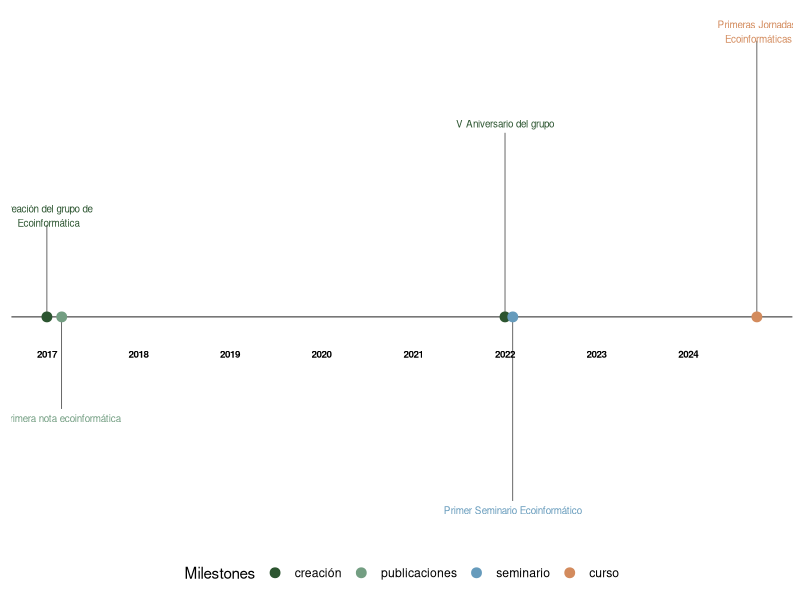
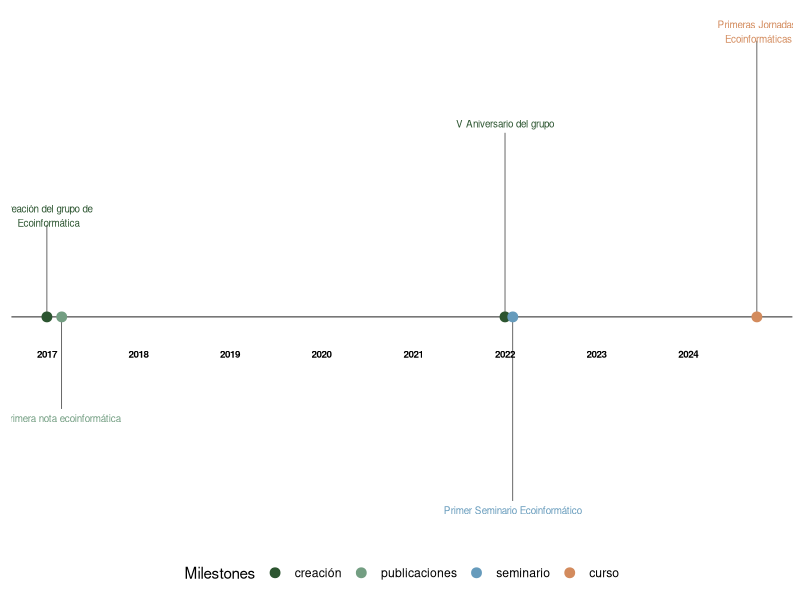

These charts were generated, in order, by the following R code:
####codigo linea de hitos####
library(ggplot2)
library(scales)
library(lubridate)
library(readxl)

df <- read_xlsx("input_hitos.xlsx")

df$date <- with(df, ymd(sprintf('%04d%02d%02d', year, month, 1)))
df <- df[with(df, order(date)), ]
head(df)

type_levels <- unique(df$type)
type_colors <- c("#2C5530", "#739E82", "#669BBC", "#D38B5D")
#99621E en caso de que tengamos otra categoria usamos este color :)

df$type <- factor(df$type, levels=type_levels, ordered=TRUE)


positions <- c(0.5, -0.5, 1.0, -1.0, 1.5, -1.5)
directions <- c(1, -1)

line_pos <- data.frame(
  "date"=unique(df$date),
  "position"=rep(positions, length.out=length(unique(df$date))),
  "direction"=rep(directions, length.out=length(unique(df$date)))
)

df <- merge(x=df, y=line_pos, by="date", all = TRUE)
df <- df[with(df, order(date, type)), ]

head(df)


text_offset <- 0.05

df$month_count <- ave(df$date==df$date, df$date, FUN=cumsum)
df$text_position <- (df$month_count * text_offset * df$direction) + df$position
head(df)


month_buffer <- 2

month_date_range <- seq(min(df$date) - months(month_buffer), max(df$date) + months(month_buffer), by='month')
month_format <- format(month_date_range, '%b')
month_df <- data.frame(month_date_range, month_format)


year_date_range <- seq(min(df$date) - months(month_buffer), max(df$date) + months(month_buffer), by='year')
year_date_range <- as.Date(
  intersect(
    ceiling_date(year_date_range, unit="year"),
    floor_date(year_date_range, unit="year")
  ),  origin = "1970-01-01"
)
year_format <- format(year_date_range, '%Y')
year_df <- data.frame(year_date_range, year_format)


#### PLOT ####

timeline_plot<-ggplot(df,aes(x=date,y=0, col=type))
timeline_plot<-timeline_plot+labs(col="Milestones")
timeline_plot<-timeline_plot+scale_color_manual(values=type_colors, labels=type_levels, drop = FALSE)
timeline_plot<-timeline_plot+theme_classic()

# Plot horizontal black line for timeline
timeline_plot<-timeline_plot+geom_hline(yintercept=0, 
                                        color = "black", size=0.3)

# Plot vertical segment lines for milestones
timeline_plot<-timeline_plot+geom_segment(data=df[df$month_count == 1,], aes(y=position,yend=0,xend=date), color='black', size=0.2)

# Plot scatter points at zero and date
timeline_plot<-timeline_plot+geom_point(aes(y=0), size=3)

# Don't show axes, appropriately position legend
timeline_plot<-timeline_plot+theme(axis.line.y=element_blank(),
                                   axis.text.y=element_blank(),
                                   axis.title.x=element_blank(),
                                   axis.title.y=element_blank(),
                                   axis.ticks.y=element_blank(),
                                   axis.text.x =element_blank(),
                                   axis.ticks.x =element_blank(),
                                   axis.line.x =element_blank(),
                                   legend.position = "bottom"
)

# Show text for each month
#timeline_plot<-timeline_plot+geom_text(data=month_df, aes(x=month_date_range,y=-0.1,label=month_format),size=2.5,vjust=0.5, color='black', angle=90)
# Show year text
timeline_plot<-timeline_plot+geom_text(data=year_df, 
                                       aes(x=year_date_range,y=-0.2,
                                           label=year_format, fontface="bold"),
                                       size=2.5, color='black')
# Show text for each milestone
library(stringr)


df$milestone <- factor(df$milestone, levels=unique(df$milestone), 
                          labels=c("Creación del grupo de\n Ecoinformática",
                                   "Primera nota ecoinformática", 
                                   "V Aniversario del grupo", 
                                   "Primer Seminario Ecoinformático", 
                                   "Primeras Jornadas\n Ecoinformáticas"))

l <- c("Creación del grupo de\n Ecoinformática",
              "Primera nota ecoinformática", 
              "V Aniversario del grupo", 
              "Primer Seminario Ecoinformático", 
              "Primeras Jornadas\n Ecoinformáticas")

timeline_plot<-timeline_plot+geom_text(aes(y=text_position,
                                           label= l),size=2.5)
  
print(timeline_plot)

ggsave("plot_hitos.jpg", timeline_plot, dpi = 300, units = "cm", 
       width = 30, height =10, limitsize = F)
